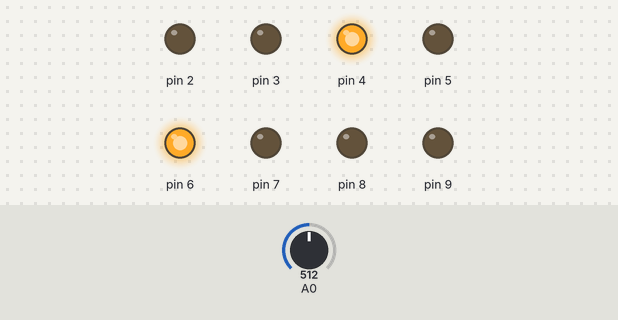
This sketch was run on a simulated Arduino Uno, built with avr-gcc and run on an emulated ATmega328P. On the bench: output pins drawn as LEDs (lit = HIGH). The test bench sets the inputs (shaded band); at power-on: A0 = 512.

Above: at 1.2 s.
1.3 s: A0 set to 532
At 1.6 s:
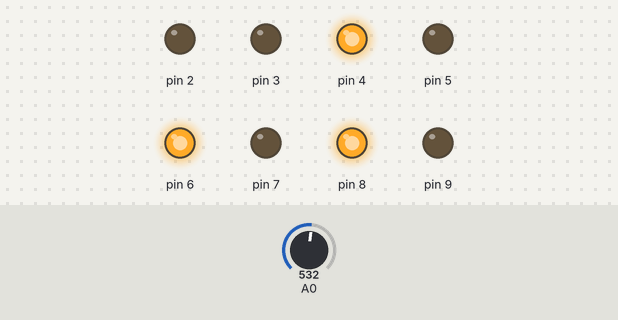
2.8 s: A0 set to 511
At 4.0 s:
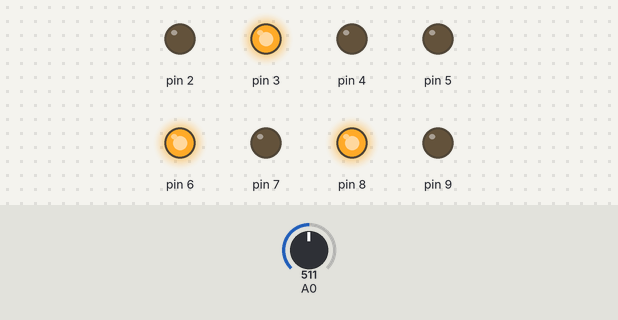
4.3 s: A0 set to 306
At 5.1 s:
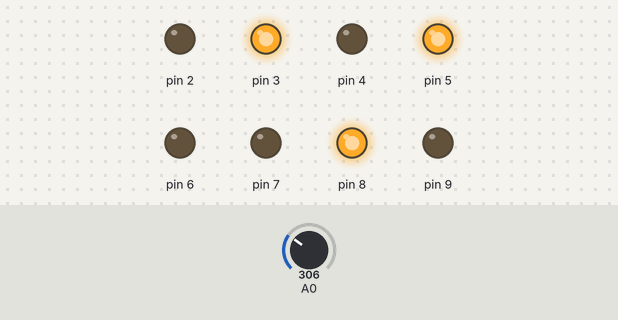
5.8 s: A0 set to 288
At 6.3 s:
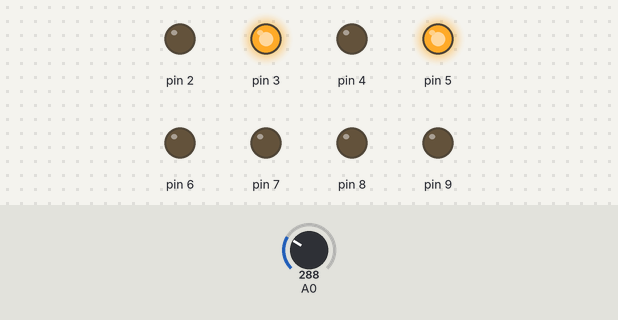
7.3 s: A0 set to 122
At 8.6 s:
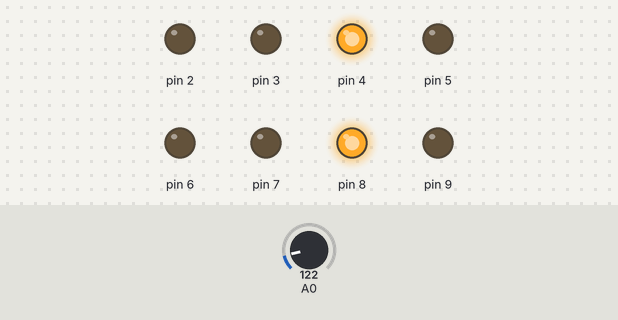
Timing chart, 0 to 9.8 s (numbered marks = the images above; inputs shaded):
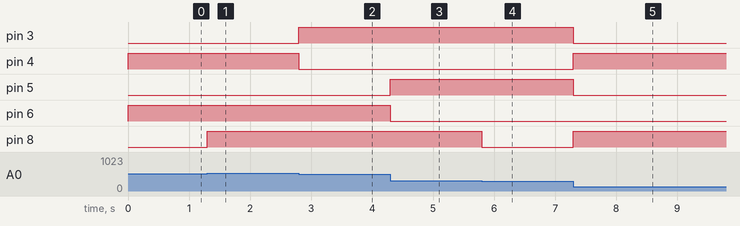

The sketch:

R3_Project_Uday.ino
```cpp
int pValue = 0;
int firstdigit = 0;
int seconddigit = 0;

void setup()
{
  pinMode(A0, INPUT);
  pinMode(4,OUTPUT);
  pinMode(5,OUTPUT);
  pinMode(6,OUTPUT);
  pinMode(7,OUTPUT);
  pinMode(2,OUTPUT);
  pinMode(3,OUTPUT);
  pinMode(8,OUTPUT);
  pinMode(9,OUTPUT);
}
void loop()
{
  pValue = (analogRead(A0))/10.2399999999999999;
  firstdigit = pValue % 10;
  seconddigit = (pValue/10) %10;
  if (seconddigit == 9){
    digitalWrite(7,HIGH);
    digitalWrite(6, LOW);
    digitalWrite(5, LOW);
    digitalWrite(4,HIGH);
  }
  if (seconddigit == 8){
    digitalWrite(7,HIGH);
    digitalWrite(6, LOW);
    digitalWrite(5, LOW);
    digitalWrite(4,LOW);
  }
  if (seconddigit == 7){
    digitalWrite(7,LOW);
    digitalWrite(6, HIGH);
    digitalWrite(5, HIGH);
    digitalWrite(4,HIGH);
  }
  if (seconddigit == 6){
    digitalWrite(7,LOW);
    digitalWrite(6, HIGH);
    digitalWrite(5, HIGH);
    digitalWrite(4,LOW);
  }
  if (seconddigit == 5){
    digitalWrite(7,LOW);
    digitalWrite(6, HIGH);
    digitalWrite(5, LOW);
    digitalWrite(4,HIGH);
  }
  if (seconddigit == 4){
    digitalWrite(7,LOW);
    digitalWrite(6, HIGH);
    digitalWrite(5, LOW);
    digitalWrite(4,LOW);
  }
  if (seconddigit == 3){
    digitalWrite(7,LOW);
    digitalWrite(6, LOW);
    digitalWrite(5, HIGH);
    digitalWrite(4,HIGH);
  }
  if (seconddigit == 2){
    digitalWrite(7,LOW);
    digitalWrite(6, LOW);
    digitalWrite(5, HIGH);
    digitalWrite(4,LOW);
  }
  if (seconddigit == 1){
    digitalWrite(7,LOW);
    digitalWrite(6, LOW);
    digitalWrite(5, LOW);
    digitalWrite(4,HIGH);
  }
  if (seconddigit == 0){
    digitalWrite(7,LOW);
    digitalWrite(6, LOW);
    digitalWrite(5, LOW);
    digitalWrite(4,LOW);
  }
  if (firstdigit == 9){
    digitalWrite(3,HIGH);
    digitalWrite(2, LOW);
    digitalWrite(9, LOW);
    digitalWrite(8,HIGH);
  }
  if (firstdigit == 8){
    digitalWrite(3,HIGH);
    digitalWrite(2, LOW);
    digitalWrite(9, LOW);
    digitalWrite(8,LOW);
  }
  if (firstdigit == 7){
    digitalWrite(3,LOW);
    digitalWrite(2, HIGH);
    digitalWrite(9, HIGH);
    digitalWrite(8,HIGH);
  }
  if (firstdigit == 6){
    digitalWrite(3,LOW);
    digitalWrite(2, HIGH);
    digitalWrite(9, HIGH);
    digitalWrite(8,LOW);
  }
  if (firstdigit == 5){
    digitalWrite(3,LOW);
    digitalWrite(2, HIGH);
    digitalWrite(9, LOW);
    digitalWrite(8,HIGH);
  }
  if (firstdigit == 4){
    digitalWrite(3,LOW);
    digitalWrite(2, HIGH);
    digitalWrite(9, LOW);
    digitalWrite(8,LOW);
  }
  if (firstdigit == 3){
    digitalWrite(3,LOW);
    digitalWrite(2, LOW);
    digitalWrite(9, HIGH);
    digitalWrite(8,HIGH);
  }
  if (firstdigit == 2){
    digitalWrite(3,LOW);
    digitalWrite(2, LOW);
    digitalWrite(9, HIGH);
    digitalWrite(8,LOW);
  }
  if (firstdigit == 1){
    digitalWrite(3,LOW);
    digitalWrite(2, LOW);
    digitalWrite(9, LOW);
    digitalWrite(8,HIGH);
  }
  if (firstdigit == 0){
    digitalWrite(3,LOW);
    digitalWrite(2, LOW);
    digitalWrite(9, LOW);
    digitalWrite(8,LOW);
  }
}
```

Measured:
- the behaviour switches between 522 and 523 on A0 (found by bisection; images 0 and 1)
- the behaviour switches between 297 and 296 on A0 (found by bisection; images 3 and 4)
- after the input at 1.3 s, pin 8: LOW → HIGH at once
- after the input at 2.8 s, pin 3: LOW → HIGH at once; pin 4: HIGH → LOW at once
- after the input at 4.3 s, pin 5: LOW → HIGH at once; pin 6: HIGH → LOW at once
- after the input at 5.8 s, pin 8: HIGH → LOW at once
- after the input at 7.3 s, pin 3, pin 5: HIGH → LOW at once; pin 4, pin 8: LOW → HIGH at once
